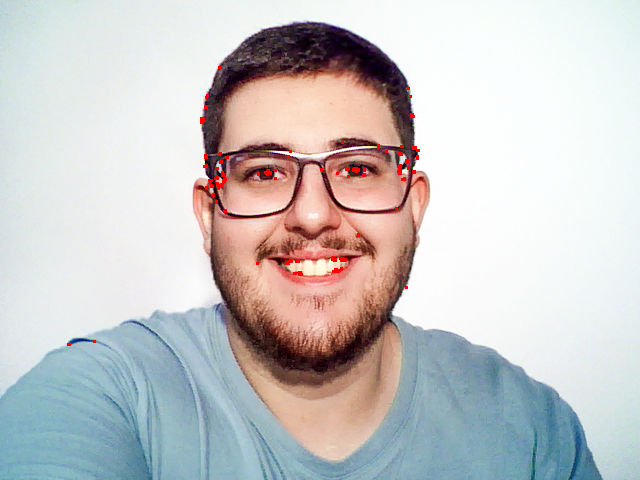
#> input picture labs/lab6/lab6a/adinan.png, 640 x 480 px, found by its file name
$ python codigo_1.py
#> lines starting #> are read from the running program, lines starting #| are printed output that depends on the picture
import numpy as np
import cv2 as cv
import os
from matplotlib import pyplot as plt
images = ['adinan.png', 'enzo.png', 'giovanna.png', 'randre.png']

for image in images:
    img = cv.imread(f'./images/{image}', cv.IMREAD_GRAYSCALE)
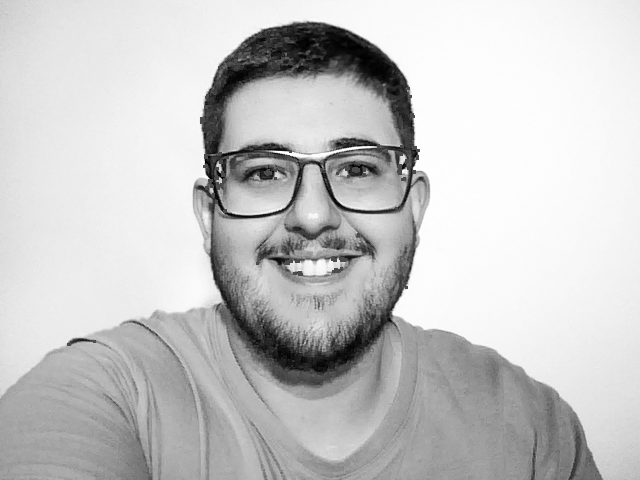
#> img: shape (480, 640); min 0, max 255, mean 198.7
    assert img is not None, "file could not be read, check with os.path.exists()"
    equ = cv.equalizeHist(img)
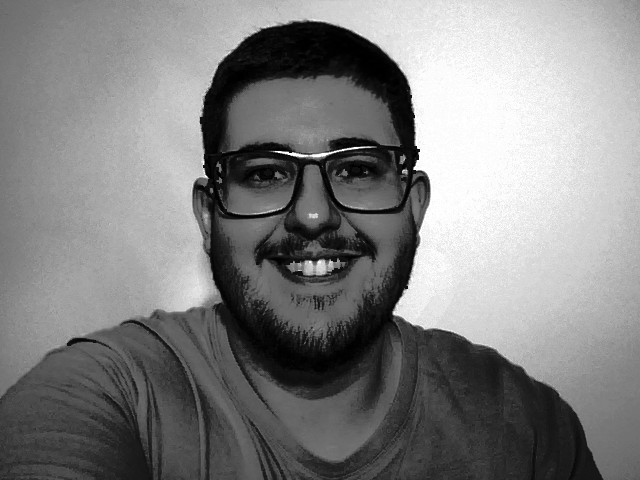
#> equ: shape (480, 640); min 0, max 255, mean 129.1
    res = np.hstack((img,equ)) #stacking images side-by-side
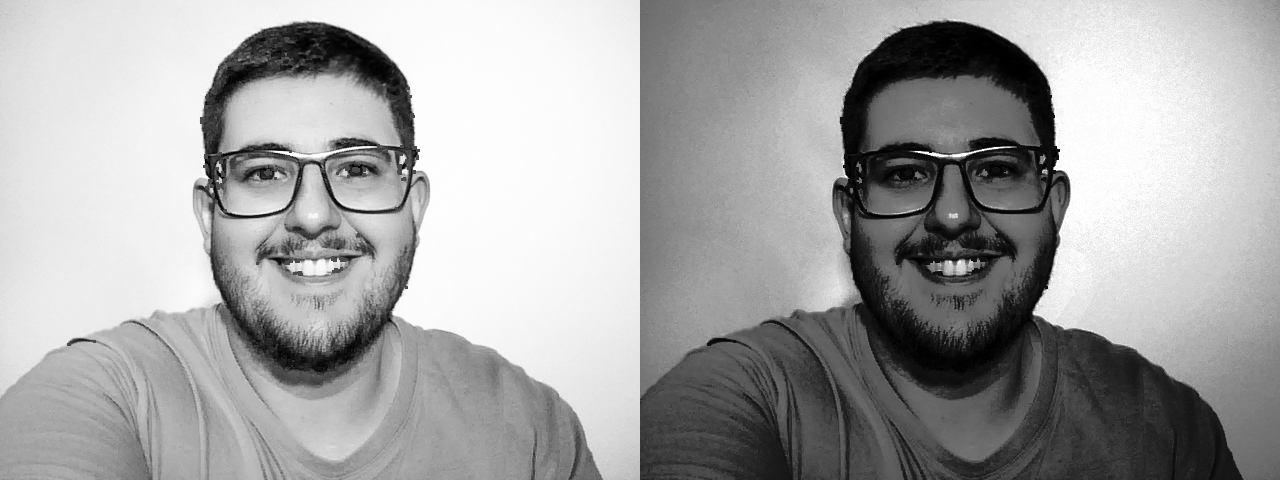
#> res: shape (480, 1280); min 0, max 255, mean 163.9
    cv.imwrite(f"./labs/lab4/{image.split('.')[0]}_equalizated.png",res)

    img2 = equ

    hist,bins = np.histogram(img.flatten(),256,[0,256])
#> hist = 256 values, max 12662 at index 253, min 45 at index 0, mean 1200; bins = 257 values from 0 to 256
    cdf = hist.cumsum()
#> cdf = 256 values from 45 to 307200
    cdf_m = np.ma.masked_equal(cdf,0)
    cdf_m = (cdf_m - cdf_m.min())*255/(cdf_m.max()-cdf_m.min())
    cdf = np.ma.filled(cdf_m,0).astype('uint8')
#> cdf = 256 values from 0 to 255
    cdf_normalized = cdf * float(hist.max()) / cdf.max()
#> cdf_normalized = 256 values from 0 to 12662
    plt.plot(cdf_normalized, color = 'b')
    plt.hist(img.flatten(),256,[0,256], color = 'r')
    plt.xlim([0,256])
    plt.legend(('cdf','histogram'), loc = 'upper left')
    plt.savefig(f"{os.getcwd()}/labs/lab4/hist_{image.split('.')[0]}.pdf", bbox_inches='tight', dpi=300)
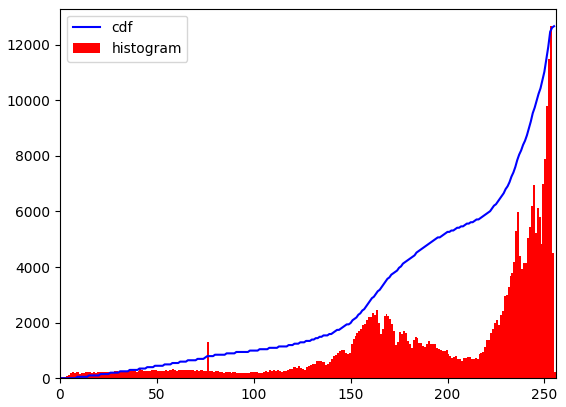
#> figure drawn by matplotlib, 1 panel; tallest bar 12662 high, from x = 253 to 254; curve peaks at x = 255, y = 12662
    plt.show()

    hist2,bins2 = np.histogram(img2.flatten(),256,[0,256])
#> hist2 = 256 values, max 12662 at index 251, min 0 at index 44, mean 1200; bins2 = 257 values from 0 to 256
    cdf2 = hist2.cumsum()
#> cdf2 = 256 values from 541 to 307200
    cdf_m2 = np.ma.masked_equal(cdf2,0)
    cdf_m2 = (cdf_m2 - cdf_m2.min())*255/(cdf_m2.max()-cdf_m2.min())
    cdf2 = np.ma.filled(cdf_m2,0).astype('uint8')
#> cdf2 = 256 values from 0 to 255
    cdf_normalized2 = cdf2 * float(hist2.max()) / cdf2.max()
#> cdf_normalized2 = 256 values from 0 to 12662
    plt.plot(cdf_normalized2, color = 'cyan')
    plt.hist(img2.flatten(),256,[0,256], color = 'magenta')
    plt.xlim([0,256])
    plt.legend(('cdf','histogram'), loc = 'upper left')
    plt.savefig(f"{os.getcwd()}/labs/lab4/hist_equalizated_{image.split('.')[0]}.pdf", bbox_inches='tight', dpi=300)
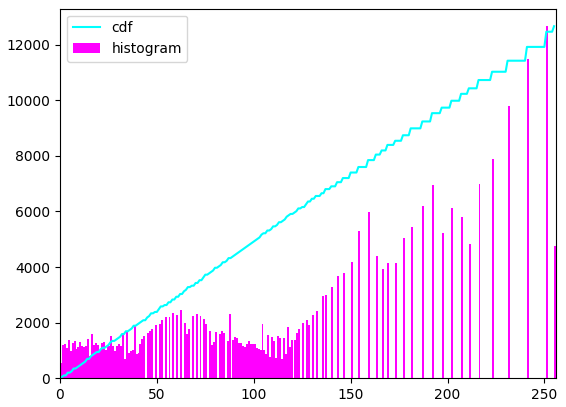
#> figure drawn by matplotlib, 1 panel; tallest bar 12662 high, from x = 251 to 252; curve peaks at x = 255, y = 12662
    plt.show()
#> pass 2 of the loop `for image in images:`:
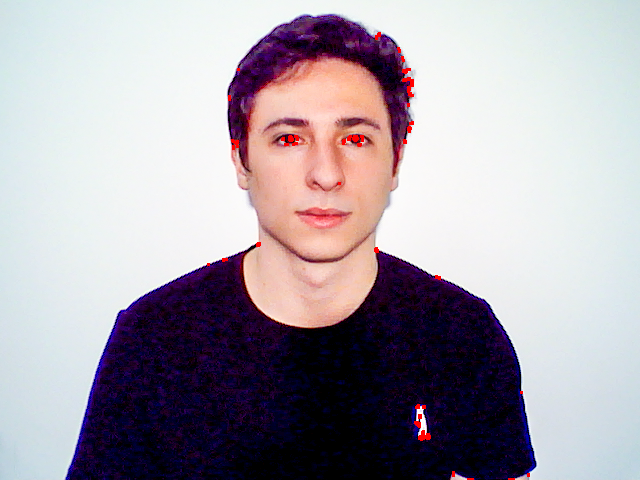
#> input picture labs/lab6/lab6a/enzo.png, 640 x 480 px, found by its file name
#> `res = np.hstack((img,equ))`:
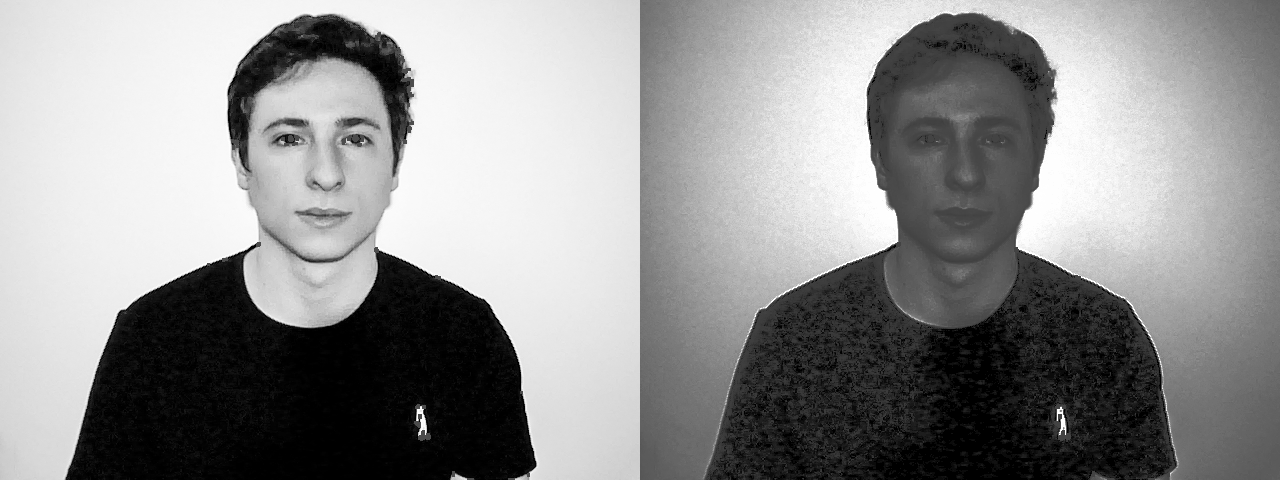
#> res: shape (480, 1280); min 0, max 255, mean 144
#> hist = 256 values, max 12659 at index 0, min 0 at index 254, mean 1200
#> `cdf = hist.cumsum()`: cdf = 256 values from 12659 to 307200
#> `cdf = np.ma.filled(cdf_m,0).astype('uint8')`: cdf = 256 values from 0 to 255
#> cdf_normalized = 256 values from 0 to 12659
#> hist2 = 256 values, max 12659 at index 0, min 0 at index 1, mean 1200
#> `cdf2 = hist2.cumsum()`: cdf2 = 256 values from 12659 to 307200
#> `cdf2 = np.ma.filled(cdf_m2,0).astype('uint8')`: cdf2 = 256 values from 0 to 255
#> cdf_normalized2 = 256 values from 0 to 12659
#> `plt.savefig(f"{os.getcwd()}/labs/lab4/hist_equalizated_{image.split('...`:
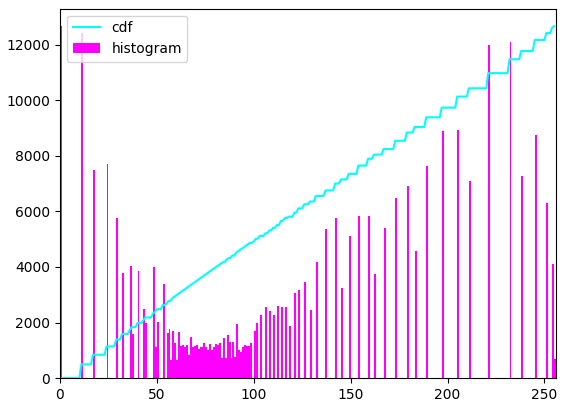
#> figure drawn by matplotlib, 1 panel; tallest bar 12659 high, from x = 0 to 1; curve peaks at x = 255, y = 12659
#> pass 3 of the loop `for image in images:`:
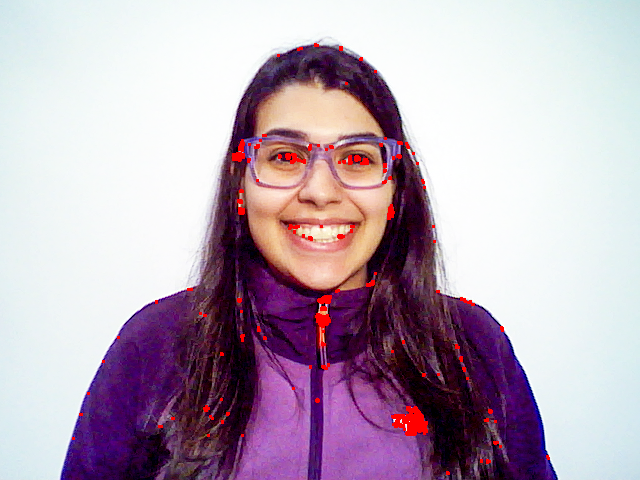
#> input picture labs/lab6/lab6a/giovanna.png, 640 x 480 px, found by its file name
#> `res = np.hstack((img,equ))`:
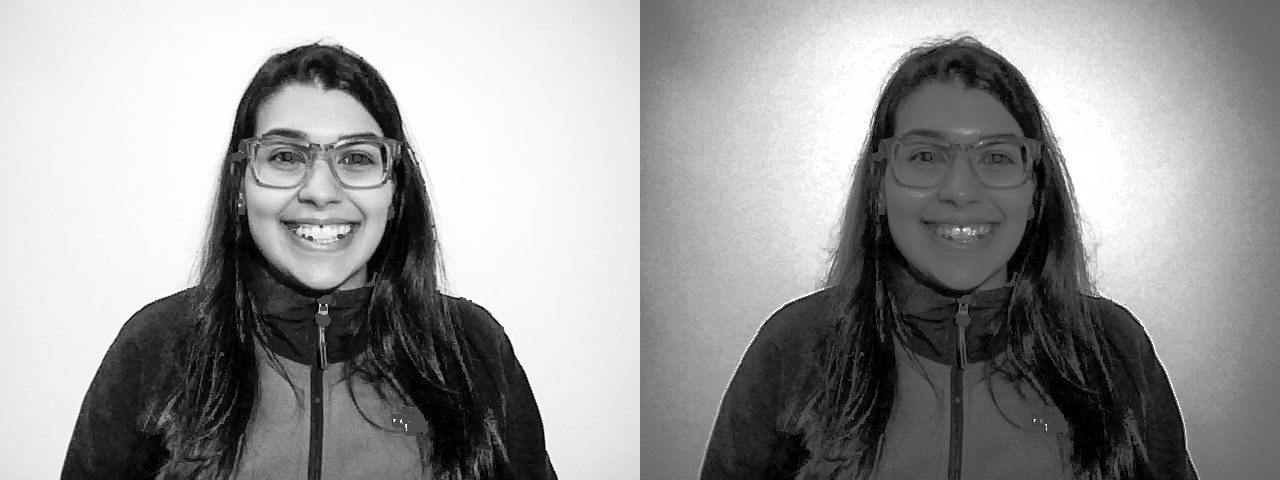
#> res: shape (480, 1280); min 0, max 255, mean 151.4
#> hist = 256 values, max 13477 at index 251, min 145 at index 155, mean 1200
#> `cdf = hist.cumsum()`: cdf = 256 values from 1552 to 307200
#> `cdf = np.ma.filled(cdf_m,0).astype('uint8')`: cdf = 256 values from 0 to 255
#> cdf_normalized = 256 values from 0 to 13477
#> hist2 = 256 values, max 13477 at index 232, min 0 at index 10, mean 1200
#> `cdf2 = hist2.cumsum()`: cdf2 = 256 values from 2122 to 307200
#> `cdf2 = np.ma.filled(cdf_m2,0).astype('uint8')`: cdf2 = 256 values from 0 to 255
#> cdf_normalized2 = 256 values from 0 to 13477
#> `plt.savefig(f"{os.getcwd()}/labs/lab4/hist_equalizated_{image.split('...`:
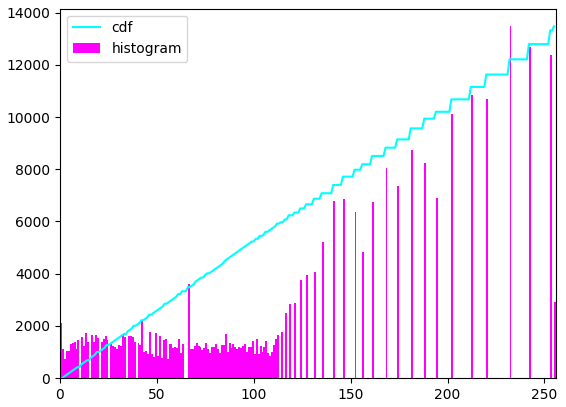
#> figure drawn by matplotlib, 1 panel; tallest bar 13477 high, from x = 232 to 233; curve peaks at x = 255, y = 13477
#> the loop made 4 passes; the first 3 are shown
